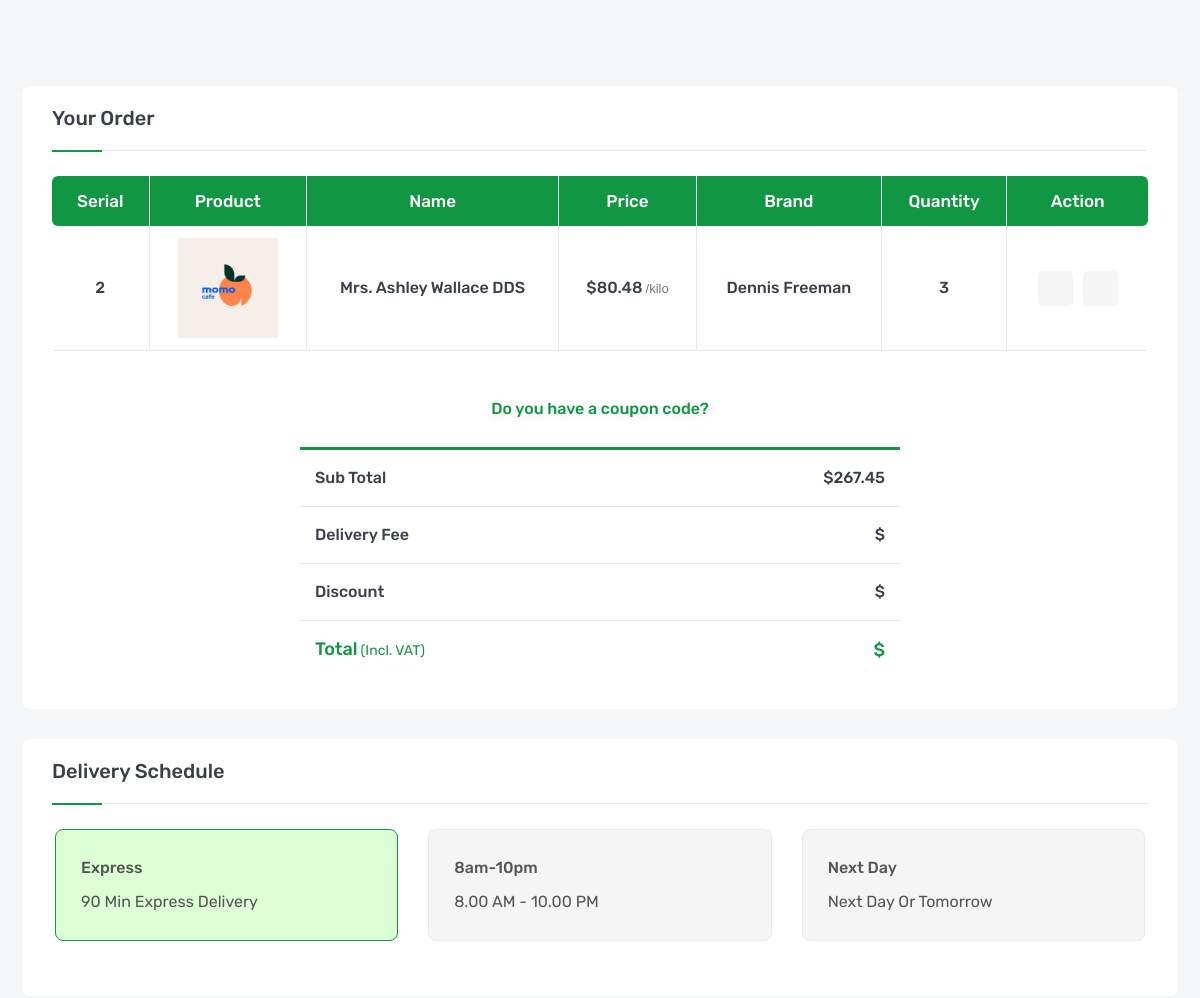
Before: /oder/cheakout (signed in, middle part) with the older database file.
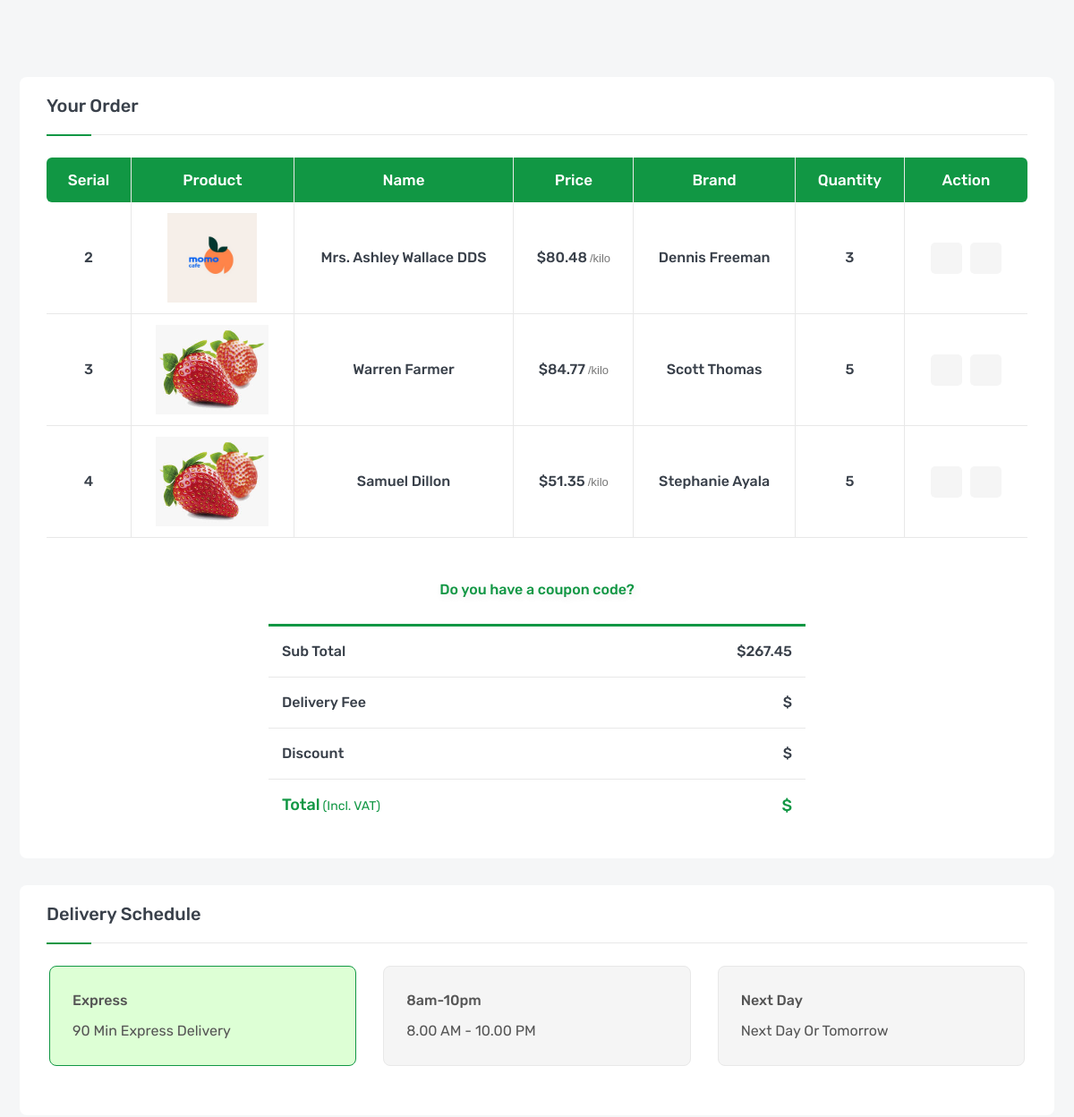
After: the same page with the newer database file.
### oder/models.py (models this page shows, shortened)
class CartDeitl(models.Model):
    proudct = models.ForeignKey(Products , related_name='product_cart' , on_delete=models.CASCADE)
    cart = models.ForeignKey(Cart , related_name='cart_detail' , on_delete= models.SET_NULL , null=True , blank=True)
    quantiity = models.IntegerField(null=True,blank = True)
    price = models.FloatField(null=True,blank = True)
    total = models.FloatField(null=True,blank = True)

### products/models.py (models this page shows)
class Products(models.Model):
    name = models.CharField(_('Name') , max_length=100)
    sku = models.IntegerField(_('SKU'))
    price = models.FloatField(_('Price'))
    image = models.ImageField(upload_to = 'proudcts')
    brand = models.ForeignKey('Brand' , on_delete= models.SET_NULL  , null=True , blank= True , verbose_name= _('Brand') , related_name='brand_product')
    rate = models.IntegerField(_('Rate'))
    dec = models.TextField(_('dec') , max_length=300)
    subtitle = models.CharField(_('subtitle') , max_length=150)
    tags = TaggableManager()
    flags = models.CharField( _('Flags'), max_length=10 , choices= PRODECT_FLAG ,)
    catgory = models.ForeignKey('Catgory' , on_delete= models.SET_NULL , null= True , blank= True , related_name='Catgory_prodcut', verbose_name=_('Catgory'))
    video_url = models.URLField(_('video_url'), null=True , blank=True)
    def __str__(self) -> str:
        return self.name

class Brand(models.Model):
    name = models.CharField( _('Brand_name'),max_length=50)
    image = models.ImageField(_('Brand_images') , upload_to = 'Brand')
    def __str__(self) -> str:
        return self.name

### oder/views.py (the view, shortened to what this page needs)
# urls.py: path('cheakout',cheakout,name='cheakout'),
def cheakout(request):
    cart = Cart.objects.get(user = request.user , status='inprogecss')
    delivery_cost = 15
    return render(request,'oder/checkout.html',{})

### accounts/user_context_proscceor.py (called while the page is built)
def get_user(request):
    if request.user.is_authenticated:
        proflie = Proflie.objects.get(user = request.user)
        return {'user_proflie':proflie}
    else:
        return {}

### oder/cart_context_proscceor.py (called while the page is built)
def user_cart(request):
    if request.user.is_authenticated:
        cart_user,created = Cart.objects.get_or_create(user = request.user , status='inprogecss')
        return {'cart_user':cart_user}
    else:
        return {}

### oder/models.py (called while the page is built)
    def get_total(self):
        total = 0
        for proudcts in self.cart_detail.all():
            total += proudcts.total
        return total

### oder/templates/oder/checkout.html (shortened to what the changed rows need)
        {% extends 'base.html' %}
        {% load static %}
        {% block 'css'%}
        <link rel="stylesheet" href="{% static 'css/checkout.css'%}">
        {% endblock 'css'%}
        {% block 'body' %}
        <section class="inner-section checkout-part">
            <div class="container">
                <div class="row">
                    <div class="col-lg-12">
                        <div class="account-card">
                            <div class="account-content">
                                <div class="table-scroll">
                                    <table class="table-list">
                                        <thead>
                                            <tr>
                                                <th scope="col">Serial</th>
                                                <th scope="col">Product</th>
                                                <th scope="col">Name</th>
                                                <th scope="col">Price</th>
                                                <th scope="col">brand</th>
                                                <th scope="col">quantity</th>
                                                <th scope="col">action</th>
                                            </tr>
                                        </thead>
                                        <tbody>
                                            {% for item in cart_user.cart_detail.all  %}
                                                <tr>
                                                    <td class="table-serial"><h6>{{item.id}}</h6></td>
                                                    <td class="table-image"><img src="{{item.proudct.image.url}}" alt="product"></td>
                                                    <td class="table-name"><h6>{{item.proudct}}</h6></td>
                                                    <td class="table-price"><h6>${{item.price}}<small>/kilo</small></h6></td>
                                                    <td class="table-brand"><h6>{{item.proudct.brand}}</h6></td>
                                                    <td class="table-quantity"><h6>{{item.quantiity}}</h6></td>
                                                    <td class="table-action">
                                                        <a class="view" href="#" title="Quick View" data-bs-toggle="modal" data-bs-target="#product-view"><i class="fas fa-eye"></i></a>
                                                        <a class="trash" href="#" title="Remove Wishlist"><i class="icofont-trash"></i></a>
                                                    </td>
                                                </tr>
                                            {% endfor %}
                                        </tbody>
                                    </table>
                                </div>
                            </div>
                        </div>
                    </div>
                </div>
            </div>
        </section>
{% endblock 'body' %}

Changed rows visible on the page:
added CartDeitl: id "3", proudct.image (picture), proudct "Warren Farmer", price "84.77", proudct.brand "Scott Thomas", quantiity "5"
added CartDeitl: id "4", proudct.image (picture), proudct "Samuel Dillon", price "51.35", proudct.brand "Stephanie Ayala", quantiity "5"
